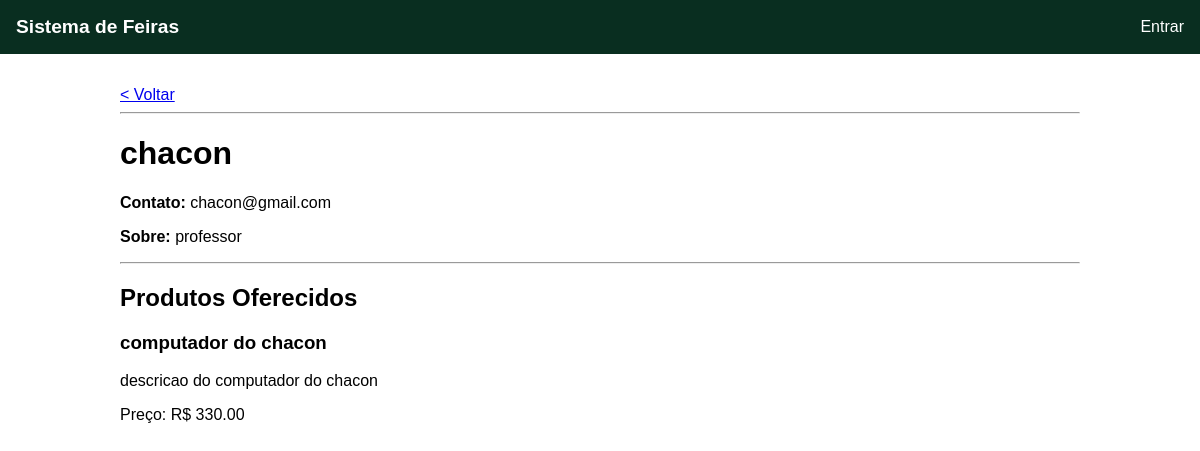
Page /expositor/1/ on the committed database.
### core/models.py (models this page shows, shortened)
class Expositor(models.Model):
    nome = models.CharField(max_length=100)
    descricao = models.TextField()
    contato = models.CharField(max_length=100) # Email ou telefone
    feiras = models.ManyToManyField(Feira, related_name='expositores') # Um expositor pode estar em várias feiras

class Produto(models.Model):
    nome = models.CharField(max_length=100)
    descricao = models.TextField()
    preco = models.DecimalField(max_digits=10, decimal_places=2)
    expositor = models.ForeignKey(Expositor, on_delete=models.CASCADE, related_name='produtos')

### core/views.py (the view)
# urls.py: path('expositor/<int:expositor_id>/', views.detalhes_expositor, name='detalhes_expositor'),
def detalhes_expositor(request, expositor_id):
    expositor = get_object_or_404(Expositor, pk=expositor_id)
    lista_de_produtos = expositor.produtos.all()
    context = {
        'expositor': expositor,
        'produtos': lista_de_produtos
    }
    return render(request, 'core/detalhes_expositor.html', context)

### core/templates/core/detalhes_expositor.html (shortened to what this page needs)
{% extends 'core/base.html' %}
{% block content %}
    <a href="javascript:history.back()">< Voltar</a>
    <hr>
    <h1>{{ expositor.nome }}</h1>
    <p><strong>Contato:</strong> {{ expositor.contato }}</p>
    <p><strong>Sobre:</strong> {{ expositor.descricao }}</p>
    <hr>
    <h2>Produtos Oferecidos</h2>
    {% if produtos %}
        {% for produto in produtos %}
            <div class="produto-card">
                <h3>{{ produto.nome }}</h3>
                <p>{{ produto.descricao }}</p>
                <p class="preco">Preço: R$ {{ produto.preco|floatformat:2 }}</p>
            </div>
        {% endfor %}
    {% else %}
        <p>Este expositor ainda não cadastrou produtos.</p>
    {% endif %}
{% endblock %}

### core/templates/core/base.html (style rules this page uses)
body { font-family: sans-serif; margin: 0; }

### rows in the picture
Expositor: nome "chacon", contato "chacon@gmail.com", descricao "professor"
Produto: nome "computador do chacon", descricao "descricao do computador do chacon", preco "330.00"
